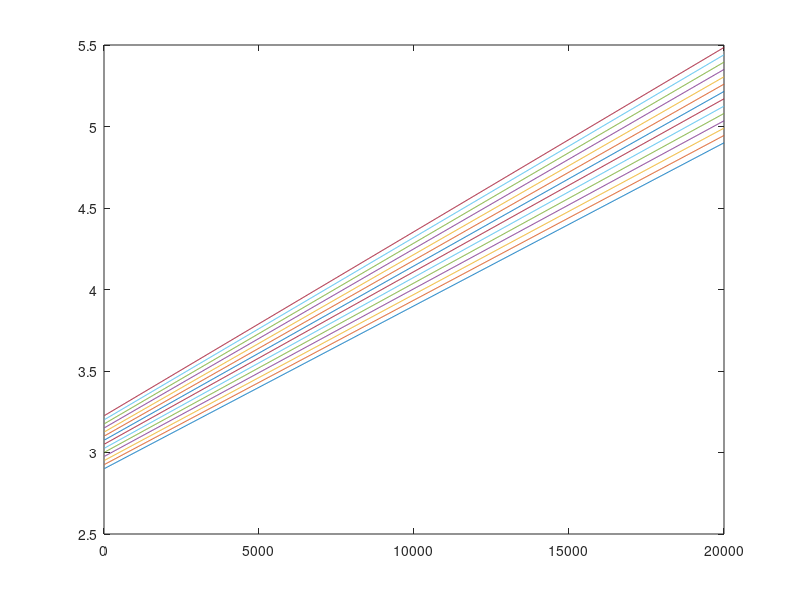

Recreate this plot in MATLAB.
rset_act = 25000;
dpot_r = 20000;
dpot_steps = 2^10;


for i = [50e-6:1e-6:63e-6]

for r = [1:dpot_steps]
 
 r_pot(r) = dpot_r * r / dpot_steps;
 vout(r) = (rset_act + r_pot(r)) * (i + 50e-6) + 0.4;
 
endfor

plot(r_pot,vout);

hold on;

endfor